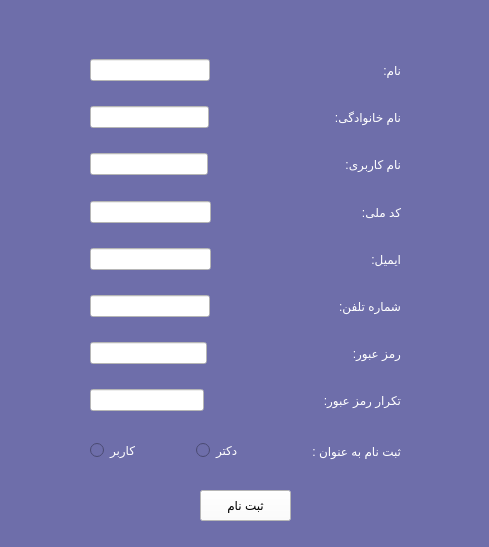
<?xml version="1.0" encoding="UTF-8"?>
<ui version="4.0">
 <class>SabteNam</class>
 <widget class="QWidget" name="SabteNam">
  <property name="geometry">
   <rect>
    <x>0</x>
    <y>0</y>
    <width>489</width>
    <height>547</height>
   </rect>
  </property>
  <property name="windowTitle">
   <string>ثبت نام کاربر</string>
  </property>
  <property name="styleSheet">
   <string notr="true">background-color:rgb(110, 110, 170);</string>
  </property>
  <widget class="QPushButton" name="pushButton">
   <property name="geometry">
    <rect>
     <x>200</x>
     <y>490</y>
     <width>91</width>
     <height>31</height>
    </rect>
   </property>
   <property name="styleSheet">
    <string notr="true">background-color:white;
color: rgb(0, 0, 0);
</string>
   </property>
   <property name="text">
    <string>ثبت نام</string>
   </property>
  </widget>
  <widget class="QWidget" name="layoutWidget">
   <property name="geometry">
    <rect>
     <x>90</x>
     <y>50</y>
     <width>311</width>
     <height>371</height>
    </rect>
   </property>
   <layout class="QVBoxLayout" name="verticalLayout">
    <item>
     <layout class="QHBoxLayout" name="horizontalLayout">
      <item>
       <widget class="QLineEdit" name="lineEdit_name">
        <property name="styleSheet">
         <string notr="true">background-color: white
</string>
        </property>
       </widget>
      </item>
      <item>
       <spacer name="horizontalSpacer">
        <property name="orientation">
         <enum>Qt::Horizontal</enum>
        </property>
        <property name="sizeHint" stdset="0">
         <size>
          <width>40</width>
          <height>20</height>
         </size>
        </property>
       </spacer>
      </item>
      <item>
       <widget class="QLabel" name="label_name">
        <property name="styleSheet">
         <string notr="true">color : white;</string>
        </property>
        <property name="text">
         <string>نام:              </string>
        </property>
       </widget>
      </item>
     </layout>
    </item>
    <item>
     <layout class="QHBoxLayout" name="horizontalLayout_2">
      <item>
       <widget class="QLineEdit" name="lineEdit_family">
        <property name="styleSheet">
         <string notr="true">background-color: white
</string>
        </property>
       </widget>
      </item>
      <item>
       <spacer name="horizontalSpacer_3">
        <property name="orientation">
         <enum>Qt::Horizontal</enum>
        </property>
        <property name="sizeHint" stdset="0">
         <size>
          <width>40</width>
          <height>20</height>
         </size>
        </property>
       </spacer>
      </item>
      <item>
       <widget class="QLabel" name="label_family">
        <property name="styleSheet">
         <string notr="true">color : white;</string>
        </property>
        <property name="text">
         <string>نام خانوادگی:</string>
        </property>
       </widget>
      </item>
     </layout>
    </item>
    <item>
     <layout class="QHBoxLayout" name="horizontalLayout_3">
      <item>
       <widget class="QLineEdit" name="lineEdit_username">
        <property name="styleSheet">
         <string notr="true">background-color: white
</string>
        </property>
       </widget>
      </item>
      <item>
       <spacer name="horizontalSpacer_2">
        <property name="orientation">
         <enum>Qt::Horizontal</enum>
        </property>
        <property name="sizeHint" stdset="0">
         <size>
          <width>40</width>
          <height>20</height>
         </size>
        </property>
       </spacer>
      </item>
      <item>
       <widget class="QLabel" name="label_username">
        <property name="styleSheet">
         <string notr="true">color : white;</string>
        </property>
        <property name="text">
         <string>نام کاربری:    </string>
        </property>
       </widget>
      </item>
     </layout>
    </item>
    <item>
     <layout class="QHBoxLayout" name="horizontalLayout_4">
      <item>
       <widget class="QLineEdit" name="lineEdit_nationalcode">
        <property name="styleSheet">
         <string notr="true">background-color: white
</string>
        </property>
       </widget>
      </item>
      <item>
       <spacer name="horizontalSpacer_5">
        <property name="orientation">
         <enum>Qt::Horizontal</enum>
        </property>
        <property name="sizeHint" stdset="0">
         <size>
          <width>40</width>
          <height>20</height>
         </size>
        </property>
       </spacer>
      </item>
      <item>
       <widget class="QLabel" name="label_nationalcode">
        <property name="styleSheet">
         <string notr="true">color : white;</string>
        </property>
        <property name="text">
         <string>کد ملی:       </string>
        </property>
       </widget>
      </item>
     </layout>
    </item>
    <item>
     <layout class="QHBoxLayout" name="horizontalLayout_5">
      <item>
       <widget class="QLineEdit" name="lineEdit_email">
        <property name="styleSheet">
         <string notr="true">background-color: white
</string>
        </property>
       </widget>
      </item>
      <item>
       <spacer name="horizontalSpacer_6">
        <property name="orientation">
         <enum>Qt::Horizontal</enum>
        </property>
        <property name="sizeHint" stdset="0">
         <size>
          <width>40</width>
          <height>20</height>
         </size>
        </property>
       </spacer>
      </item>
      <item>
       <widget class="QLabel" name="label_email">
        <property name="styleSheet">
         <string notr="true">color : white;</string>
        </property>
        <property name="text">
         <string>ایمیل:          </string>
        </property>
       </widget>
      </item>
     </layout>
    </item>
    <item>
     <layout class="QHBoxLayout" name="horizontalLayout_8">
      <item>
       <widget class="QLineEdit" name="lineEdit_phone">
        <property name="styleSheet">
         <string notr="true">background-color: white
</string>
        </property>
       </widget>
      </item>
      <item>
       <spacer name="horizontalSpacer_4">
        <property name="orientation">
         <enum>Qt::Horizontal</enum>
        </property>
        <property name="sizeHint" stdset="0">
         <size>
          <width>40</width>
          <height>20</height>
         </size>
        </property>
       </spacer>
      </item>
      <item>
       <widget class="QLabel" name="label_phone">
        <property name="styleSheet">
         <string notr="true">color : white;</string>
        </property>
        <property name="text">
         <string>شماره تلفن: </string>
        </property>
       </widget>
      </item>
     </layout>
    </item>
    <item>
     <layout class="QHBoxLayout" name="horizontalLayout_6">
      <item>
       <widget class="QLineEdit" name="lineEdit_pass">
        <property name="styleSheet">
         <string notr="true">background-color: white
</string>
        </property>
        <property name="echoMode">
         <enum>QLineEdit::Password</enum>
        </property>
       </widget>
      </item>
      <item>
       <spacer name="horizontalSpacer_7">
        <property name="orientation">
         <enum>Qt::Horizontal</enum>
        </property>
        <property name="sizeHint" stdset="0">
         <size>
          <width>40</width>
          <height>20</height>
         </size>
        </property>
       </spacer>
      </item>
      <item>
       <widget class="QLabel" name="label_pass">
        <property name="styleSheet">
         <string notr="true">color : white;</string>
        </property>
        <property name="text">
         <string>رمز عبور:       </string>
        </property>
       </widget>
      </item>
     </layout>
    </item>
    <item>
     <layout class="QHBoxLayout" name="horizontalLayout_7">
      <item>
       <widget class="QLineEdit" name="lineEdit_repeatpass">
        <property name="styleSheet">
         <string notr="true">background-color: white
</string>
        </property>
        <property name="echoMode">
         <enum>QLineEdit::Password</enum>
        </property>
       </widget>
      </item>
      <item>
       <spacer name="horizontalSpacer_8">
        <property name="orientation">
         <enum>Qt::Horizontal</enum>
        </property>
        <property name="sizeHint" stdset="0">
         <size>
          <width>40</width>
          <height>20</height>
         </size>
        </property>
       </spacer>
      </item>
      <item>
       <widget class="QLabel" name="label_passrepeat">
        <property name="styleSheet">
         <string notr="true">color : white;</string>
        </property>
        <property name="text">
         <string>تکرار رمز عبور:</string>
        </property>
       </widget>
      </item>
     </layout>
    </item>
   </layout>
  </widget>
  <widget class="QWidget" name="layoutWidget">
   <property name="geometry">
    <rect>
     <x>90</x>
     <y>440</y>
     <width>311</width>
     <height>22</height>
    </rect>
   </property>
   <layout class="QHBoxLayout" name="horizontalLayout_9">
    <item>
     <widget class="QRadioButton" name="radioButton_User">
      <property name="styleSheet">
       <string notr="true">color : white;</string>
      </property>
      <property name="text">
       <string>کاربر</string>
      </property>
     </widget>
    </item>
    <item>
     <widget class="QRadioButton" name="radioButton_Doctor">
      <property name="styleSheet">
       <string notr="true">color : white;</string>
      </property>
      <property name="text">
       <string>دکتر</string>
      </property>
     </widget>
    </item>
    <item>
     <widget class="QLabel" name="label">
      <property name="styleSheet">
       <string notr="true">color : white;</string>
      </property>
      <property name="text">
       <string>ثبت نام به عنوان :</string>
      </property>
     </widget>
    </item>
   </layout>
  </widget>
 </widget>
 <resources/>
 <connections/>
</ui>
